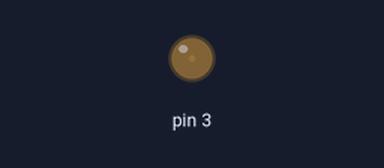
A sketch run on a simulated Arduino Uno, built with avr-gcc and run on an emulated ATmega328P. Shown: output pins drawn as LEDs (lit = HIGH).

Above: at 0.05 s.
At 0.65 s:
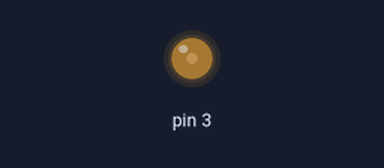
At 1.3 s:
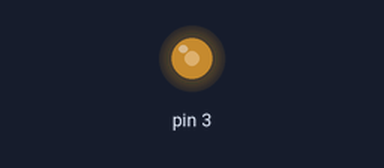
At 2.55 s:
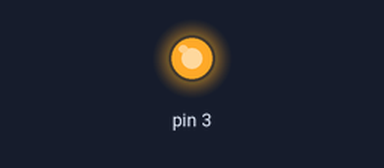
Timing chart, 0 to 5.9 s (numbered marks = the images above):
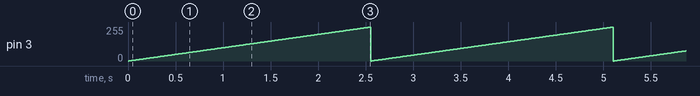

The sketch:

pwm.ino
```cpp
void setup() {
  pinMode(3,OUTPUT);

}

void loop() {
  for(int i=0;i<255;i++){
    analogWrite(3,i);
    delay(10);
  }

}
```

Measured:
- by itself, pin 3: ramps from 0/255 to 254/255 and jumps back, once every 2.6 s
